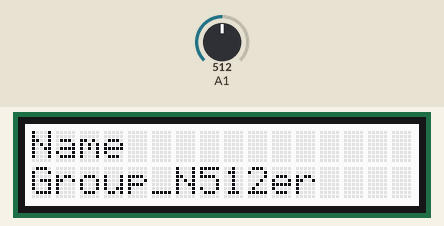
Recording of a sketch running on a simulated Arduino Uno, built with avr-gcc and run on an emulated ATmega328P. Parts: 16×2 character LCD. Inputs (shaded band) come from the test bench; at power-on: A1 = 512.

Above: at 1.6 s.
1.7 s: A1 set to 983
At 3.2 s:
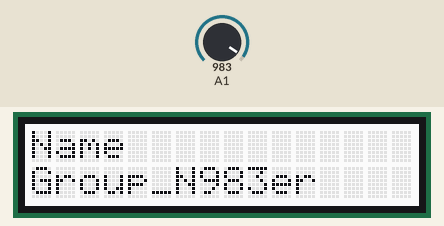
3.5 s: A1 set to 1010
At 5.2 s:
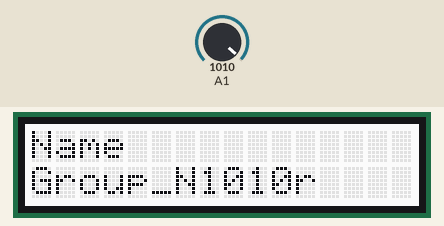
5.5 s: A1 set to 1023
At 7.1 s:
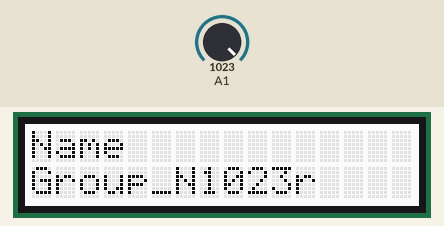
Timing chart, 0 to 8.6 s (numbered marks = the images above; inputs shaded):
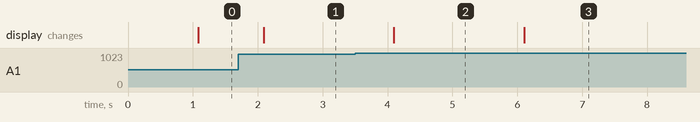

The sketch:

lab5.ino
```cpp
#include <rgb_lcd.h>
rgb_lcd lcd;

void printName(){
  lcd.setCursor(0,0);
  lcd.print("Name");
  lcd.setCursor(0,1);
  lcd.print("Group_Number ");
}

void setup() {
    lcd.begin(16, 2);
    Serial.begin (9600);
    printName();
}

void loop() {
  delay(1000);
  int result = analogRead(A1);
  lcd.setCursor(7,1);
  lcd.print(result);
}
```

Measured:
- the behaviour switches between 999 and 1000 on A1 (found by bisection; images 1 and 2)
- after the input at 1.7 s, the display: changes after 0.39 s (image 1)
- after the input at 3.5 s, the display: changes after 0.60 s (image 2)
- after the input at 5.5 s, the display: changes after 0.61 s (image 3)
